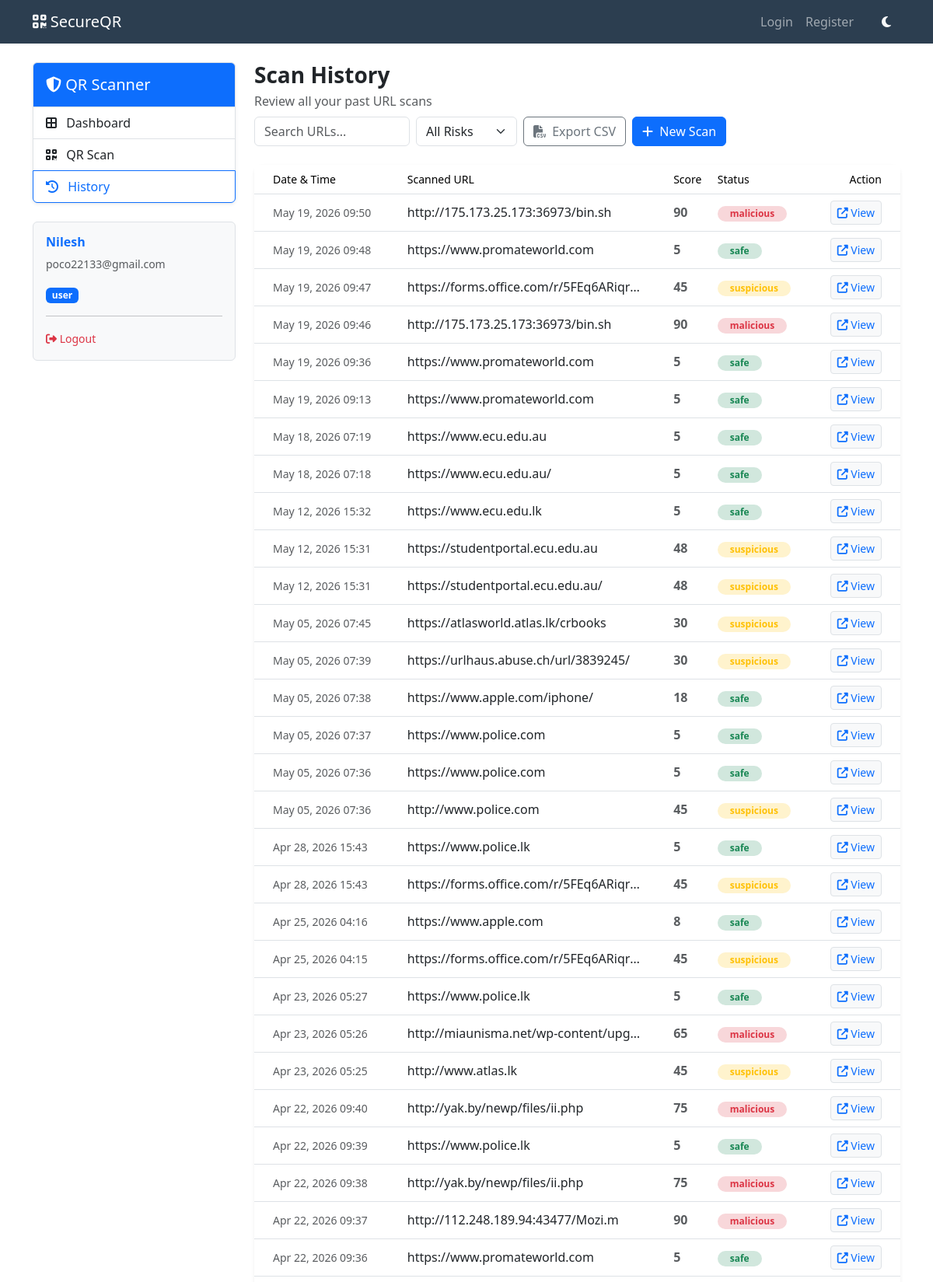
Screenshot of /history (signed in, upper part) with the database file from the repository.
### tables this page shows
CREATE TABLE users (
    id INTEGER PRIMARY KEY AUTOINCREMENT,
    first_name TEXT NOT NULL,
    last_name TEXT NOT NULL,
    email TEXT UNIQUE NOT NULL,
    password_hash TEXT NOT NULL,
    role TEXT NOT NULL DEFAULT 'user', -- 'user', 'admin'
    totp_secret TEXT NOT NULL,
    created_at TIMESTAMP DEFAULT CURRENT_TIMESTAMP
, status TEXT DEFAULT 'active');

CREATE TABLE scan_history (
    id INTEGER PRIMARY KEY AUTOINCREMENT,
    user_id INTEGER NOT NULL,
    url TEXT NOT NULL,
    risk_score INTEGER NOT NULL,
    risk_level TEXT NOT NULL, -- 'Safe', 'Suspicious', 'Malicious'
    scan_details TEXT, -- JSON holding the breakdown (ML score, VT score, Features etc)
    timestamp TIMESTAMP DEFAULT CURRENT_TIMESTAMP,
    FOREIGN KEY(user_id) REFERENCES users(id)
);

### app.py (the view)
    @app.route('/history')
    @jwt_required()
    def history():
        user_id = get_jwt_identity()
        claims = get_jwt()
        role = claims.get('role', 'user')
        db = get_db()
        all_scans = db.execute("SELECT * FROM scan_history WHERE user_id = ? ORDER BY timestamp DESC", (user_id,)).fetchall()
        user = db.execute("SELECT first_name, email FROM users WHERE id = ?", (user_id,)).fetchone()
        return render_template('history.html', scans=all_scans, role=role, user=user)

### database.py (called while the page is built)
def get_db():
    if 'db' not in g:
        g.db = sqlite3.connect(
            Config.DATABASE,
            detect_types=sqlite3.PARSE_DECLTYPES
        )
        g.db.row_factory = sqlite3.Row
    return g.db

def close_connection(exception):
    db = g.pop('db', None)
    if db is not None:
        db.close()

### templates/history.html (shortened to what this page needs)
{% extends "base.html" %}
{% block content %}
<div class="row mt-4 mb-5">
    <div class="col-md-3">
        <div class="list-group shadow-sm">
            <div class="list-group-item bg-primary text-white py-3" >
                <h5 class="mb-0"><i class="fa fa-shield-halved"></i> QR Scanner</h5>
            </div>
            {% if role == 'admin' %}
            <a href="/admin/dashboard" class="list-group-item list-group-item-action"><i
                    class="fa fa-chart-pie me-2"></i> Dashboard</a>
            <a href="/admin/users" class="list-group-item list-group-item-action"><i class="fa fa-users me-2"></i> User
                Management</a>
            <a href="/admin/history"
                class="list-group-item list-group-item-action active bg-white text-primary border-primary"><i
                    class="fa fa-history me-2"></i> All Scans</a>
            {% else %}
            <a href="/dashboard" class="list-group-item list-group-item-action"><i class="fa fa-border-all me-2"></i>
                Dashboard</a>
            <a href="/scanner/" class="list-group-item list-group-item-action"><i class="fa fa-qrcode me-2"></i> QR
                Scan</a>
            <a href="/history"
                class="list-group-item list-group-item-action active bg-white text-primary border-primary"><i
                    class="fa fa-history me-2"></i> History</a>
            {% endif %}
        </div>
        <div class="mt-4 p-3 border rounded bg-light">
            <h6 class="text-primary fw-bold" {% if role=='admin' %}style="color: #ba68c8 !important;" {% endif %}>{{
                user.first_name if user else 'Administrator' }}</h6>
            <small class="text-muted d-block mb-3">{{ user.email if user else 'admin@system.local' }}</small>
            <span class="badge {{ 'bg-primary' if role == 'user' else '' }}" >{{ role }}</span>
            <hr>
            <a href="#" class="text-danger text-decoration-none small" onclick="logout()"><i
                    class="fa fa-sign-out-alt"></i> Logout</a>
        </div>
    </div>
    <div class="col-md-9">
        <div class="mb-4 d-flex justify-content-between align-items-center flex-wrap gap-2">
            <div>
                <h3 class="fw-bold mb-1">Scan History</h3>
                <p class="text-muted mb-0">{% if role == 'admin' %}System-wide scan logs and details{% else %}Review all
                    your past URL scans{% endif %}</p>
            </div>
            <div class="d-flex gap-2 flex-wrap">
                <input type="text" id="tableSearchBox" class="form-control bg-white" placeholder="Search URLs..." style="max-width: 200px;" onkeyup="filterTable()">
                <select id="riskFilter" class="form-select bg-white" style="width: auto;" onchange="filterTable()">
                    <option value="all">All Risks</option>
                </select>
                <button class="btn btn-outline-secondary" onclick="exportTableToCSV('SecureQR_Scan_History.csv')">
                    <i class="fa fa-file-csv me-1"></i> Export CSV
                </button>
                {% if role == 'user' %}
                <a href="/scanner/" class="btn btn-primary"><i class="fa fa-plus me-1"></i> New Scan</a>
                {% endif %}
            </div>
        </div>
        <div class="card shadow-sm border-0">
            <div class="card-body p-0">
                <div class="table-responsive">
                    <table class="table table-hover align-middle mb-0">
                        <thead class="text-muted small bg-light">
                            <tr>
                                <th class="px-4 fw-normal border-0 border-bottom">Date & Time</th>
                                <th class="fw-normal border-0 border-bottom">Scanned URL</th>
                                <th class="fw-normal border-0 border-bottom">Score</th>
                                <th class="fw-normal border-0 border-bottom">Status</th>
                                <th class="text-end px-4 fw-normal border-0 border-bottom">Action</th>
                            </tr>
                        </thead>
                        <tbody>
                            {% for scan in scans %}
                            <tr>
                                <td class="px-4 text-muted small">{{ scan.timestamp.strftime('%b %d, %Y %H:%M') if
                                    scan.timestamp else 'N/A' }}</td>
                                <td class="text-dark">
                                    <div style="max-width:300px; white-space:nowrap; overflow:hidden; text-overflow:ellipsis;"
                                        title="{{ scan.url }}">{{ scan.url }}</div>
                                </td>
                                <td class="text-muted fw-bold">{{ scan.risk_score }}</td>
                                <td>
                                    <span
                                        class="badge {{ 'bg-success-subtle text-success' if scan.risk_level == 'Safe' else ('bg-danger-subtle text-danger' if scan.risk_level == 'Malicious' else 'bg-warning-subtle text-warning') }} rounded-pill px-3 py-1">
                                        {{ scan.risk_level|lower }}
                                    </span>
                                </td>
                                <td class="text-end px-4">
                                    <a href="/scanner/result?url={{ scan.url|urlencode }}"
                                        class="btn btn-sm btn-light text-primary border"><i
                                            class="fa fa-external-link-alt"></i> View</a>
                                </td>
                            </tr>
                            {% endfor %}
                        </tbody>
                    </table>
                </div>
            </div>
        </div>
    </div>
</div>
{% endblock %}

### templates/base.html (style rules this page uses)
body { font-family: 'Segoe UI', Tahoma, Geneva, Verdana, sans-serif; transition: background-color 0.3s ease, color 0.3s ease; }
.card { border-radius: 10px; box-shadow: 0 4px 6px rgba(0,0,0,0.1); }

### rows the page displays
users: first_name "Nilesh", email "poco22133@gmail.com", role "user"
scan_history: timestamp "May 19, 2026 09:50", url "http://175.173.25.173:36973/bin.sh", risk_score "90", risk_level "malicious"
scan_history: timestamp "May 19, 2026 09:48", url "https://www.promateworld.com", risk_score "5", risk_level "safe"
scan_history: timestamp "May 19, 2026 09:47", url "https://forms.office.com/r/5FEq6ARiqr…", risk_score "45", risk_level "suspicious"
scan_history: timestamp "May 19, 2026 09:46", url "http://175.173.25.173:36973/bin.sh", risk_score "90", risk_level "malicious"
scan_history: timestamp "May 19, 2026 09:36", url "https://www.promateworld.com", risk_score "5", risk_level "safe"
scan_history: timestamp "May 19, 2026 09:13", url "https://www.promateworld.com", risk_score "5", risk_level "safe"
scan_history: timestamp "May 18, 2026 07:19", url "https://www.ecu.edu.au", risk_score "5", risk_level "safe"
scan_history: timestamp "May 18, 2026 07:18", url "https://www.ecu.edu.au/", risk_score "5", risk_level "safe"
scan_history: timestamp "May 12, 2026 15:32", url "https://www.ecu.edu.lk", risk_score "5", risk_level "safe"
scan_history: timestamp "May 12, 2026 15:31", url "https://studentportal.ecu.edu.au", risk_score "48", risk_level "suspicious"
scan_history: timestamp "May 12, 2026 15:31", url "https://studentportal.ecu.edu.au/", risk_score "48", risk_level "suspicious"
scan_history: timestamp "May 05, 2026 07:45", url "https://atlasworld.atlas.lk/crbooks", risk_score "30", risk_level "suspicious"
scan_history: timestamp "May 05, 2026 07:39", url "https://urlhaus.abuse.ch/url/3839245/", risk_score "30", risk_level "suspicious"
scan_history: timestamp "May 05, 2026 07:38", url "https://www.apple.com/iphone/", risk_score "18", risk_level "safe"
scan_history: timestamp "May 05, 2026 07:37", url "https://www.police.com", risk_score "5", risk_level "safe"
scan_history: timestamp "May 05, 2026 07:36", url "https://www.police.com", risk_score "5", risk_level "safe"
scan_history: timestamp "May 05, 2026 07:36", url "http://www.police.com", risk_score "45", risk_level "suspicious"
scan_history: timestamp "Apr 28, 2026 15:43", url "https://www.police.lk", risk_score "5", risk_level "safe"
scan_history: timestamp "Apr 28, 2026 15:43", url "https://forms.office.com/r/5FEq6ARiqr…", risk_score "45", risk_level "suspicious"
scan_history: timestamp "Apr 25, 2026 04:16", url "https://www.apple.com", risk_score "8", risk_level "safe"
scan_history: timestamp "Apr 25, 2026 04:15", url "https://forms.office.com/r/5FEq6ARiqr…", risk_score "45", risk_level "suspicious"
scan_history: timestamp "Apr 23, 2026 05:27", url "https://www.police.lk", risk_score "5", risk_level "safe"
scan_history: timestamp "Apr 23, 2026 05:26", url "http://miaunisma.net/wp-content/upg…", risk_score "65", risk_level "malicious"
scan_history: timestamp "Apr 23, 2026 05:25", url "http://www.atlas.lk", risk_score "45", risk_level "suspicious"
scan_history: timestamp "Apr 22, 2026 09:40", url "http://yak.by/newp/files/ii.php", risk_score "75", risk_level "malicious"
scan_history: timestamp "Apr 22, 2026 09:39", url "https://www.police.lk", risk_score "5", risk_level "safe"
scan_history: timestamp "Apr 22, 2026 09:38", url "http://yak.by/newp/files/ii.php", risk_score "75", risk_level "malicious"
scan_history: timestamp "Apr 22, 2026 09:37", url "http://112.248.189.94:43477/Mozi.m", risk_score "90", risk_level "malicious"
scan_history: timestamp "Apr 22, 2026 09:36", url "https://www.promateworld.com", risk_score "5", risk_level "safe"
